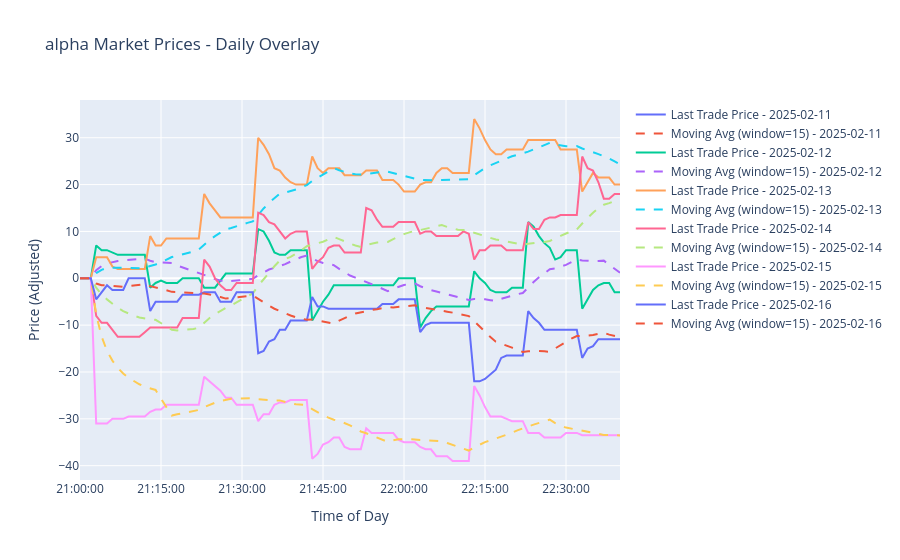
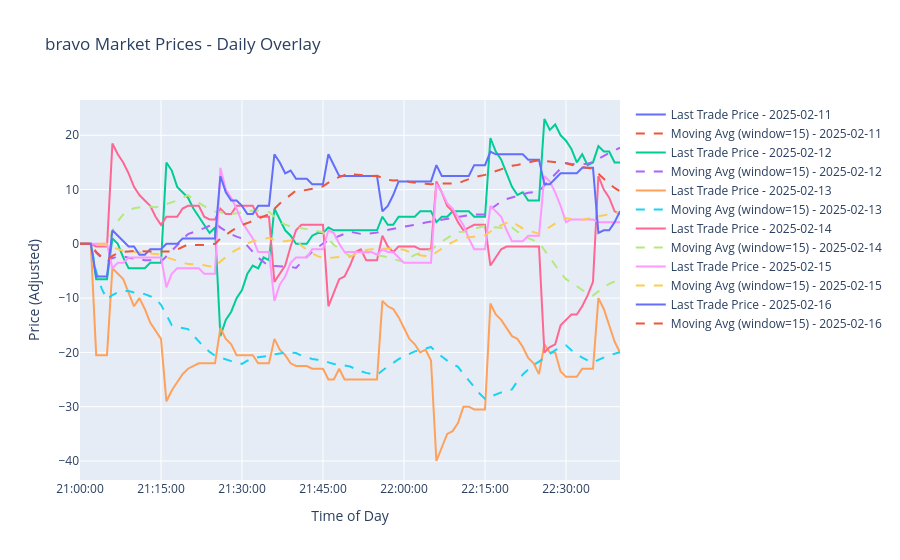
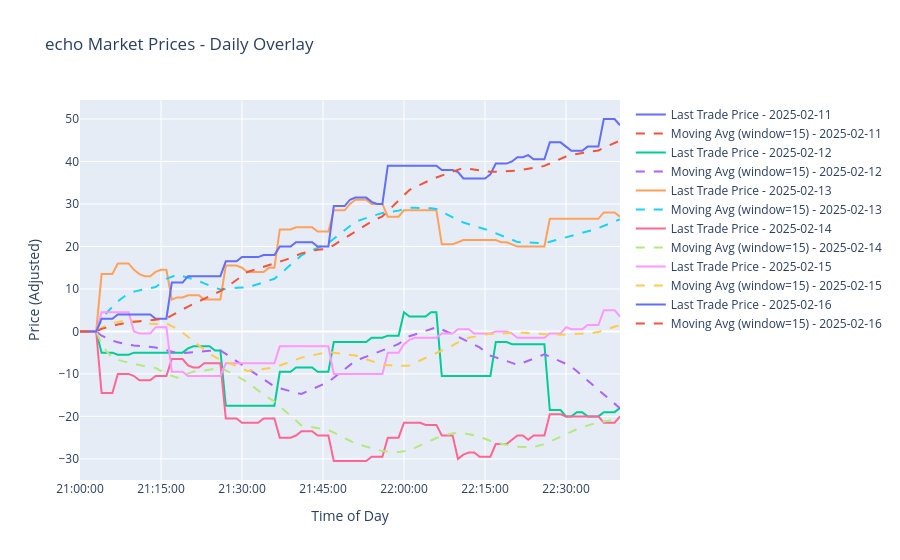
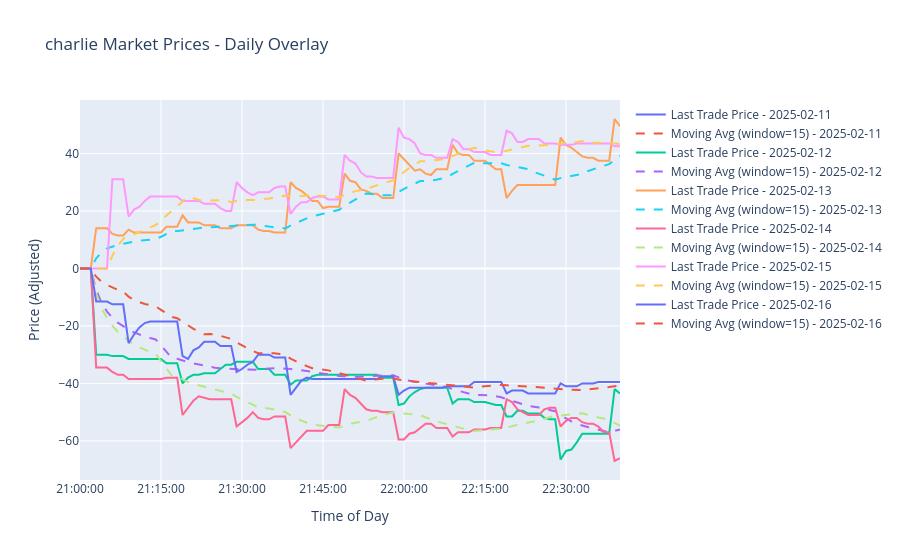

Here is the notebook cell these charts were saved with, in order:
### Code cell
WINDOW_SIZE = 15
for MARKET_NAME in market_grids:
    stock = market_grids[MARKET_NAME]

    # Filter stock data to only include times between 21:00 and 22:40
    stock = stock.between_time('21:00', '22:40')

    # Ensure the data for each day is sorted by time
    per_day_alpha = [stock[stock.index.date == day].sort_index() for day in unique_days]

    # Plot all days' data overlaid on the same time range
    fig = go.Figure()

    # For each day, convert the timestamps to a fixed date (e.g., 2000-01-01) so that lines are drawn continuously 
    # without connecting the last point to the first point of the day.
    for day_data in per_day_alpha:
        # Subtract the first value of 'last_trade_price' from the entire day's 'last_trade_price'
        base_price = day_data['last_trade_price'].iloc[0]
        adjusted_prices = day_data['last_trade_price'] - base_price
        
        # Calculate moving average of the adjusted prices using the global WINDOW_SIZE variable
        moving_avg = adjusted_prices.rolling(WINDOW_SIZE, min_periods=1).mean()
        
        # Convert each timestamp to a datetime object on a fixed date while preserving the time component
        times = [pd.Timestamp.combine(pd.Timestamp("2000-01-01").date(), ts.tz_localize(None).time()) 
                 for ts in day_data.index]
        
        fig.add_trace(go.Scatter(
            x=times,
            y=adjusted_prices,
            name=f'Last Trade Price - {day_data.index[0].date()}',
            mode='lines',
            connectgaps=False
        ))
        
        # Add moving average trace
        fig.add_trace(go.Scatter(
            x=times,
            y=moving_avg,
            name=f'Moving Avg (window={WINDOW_SIZE}) - {day_data.index[0].date()}',
            mode='lines',
            line=dict(dash='dash')
        ))

    # Update layout: set the title, axes labels, and format the x-axis to display only time
    fig.update_layout(
        title=f'{MARKET_NAME} Market Prices - Daily Overlay',
        xaxis_title='Time of Day',
        yaxis_title='Price (Adjusted)',
        showlegend=True
    )

    fig.update_xaxes(
        # range=[pd.Timestamp("2000-01-01 00:21:00"), pd.Timestamp("2000-01-01 23:59:59")],
        tickformat='%H:%M:%S'
    )

    fig.show()

    # Compute adjusted daily average last trade price from the filtered 'stock' DataFrame (restricted to 21:00-22:40)
    daily_avg = []
    avg_days = []
    for day in unique_days:
        day_data = stock[stock.index.date == day]
        if not day_data.empty:
            # Use the first 'last_trade_price' of the day as the base price
            base_price = day_data['last_trade_price'].iloc[0]
            # Adjust the day's trade prices by subtracting the base price
            adjusted_prices = day_data['last_trade_price'] - base_price
            # Compute the adjusted daily average
            adjusted_avg = adjusted_prices.mean()
            daily_avg.append(adjusted_avg)
            avg_days.append(day)
